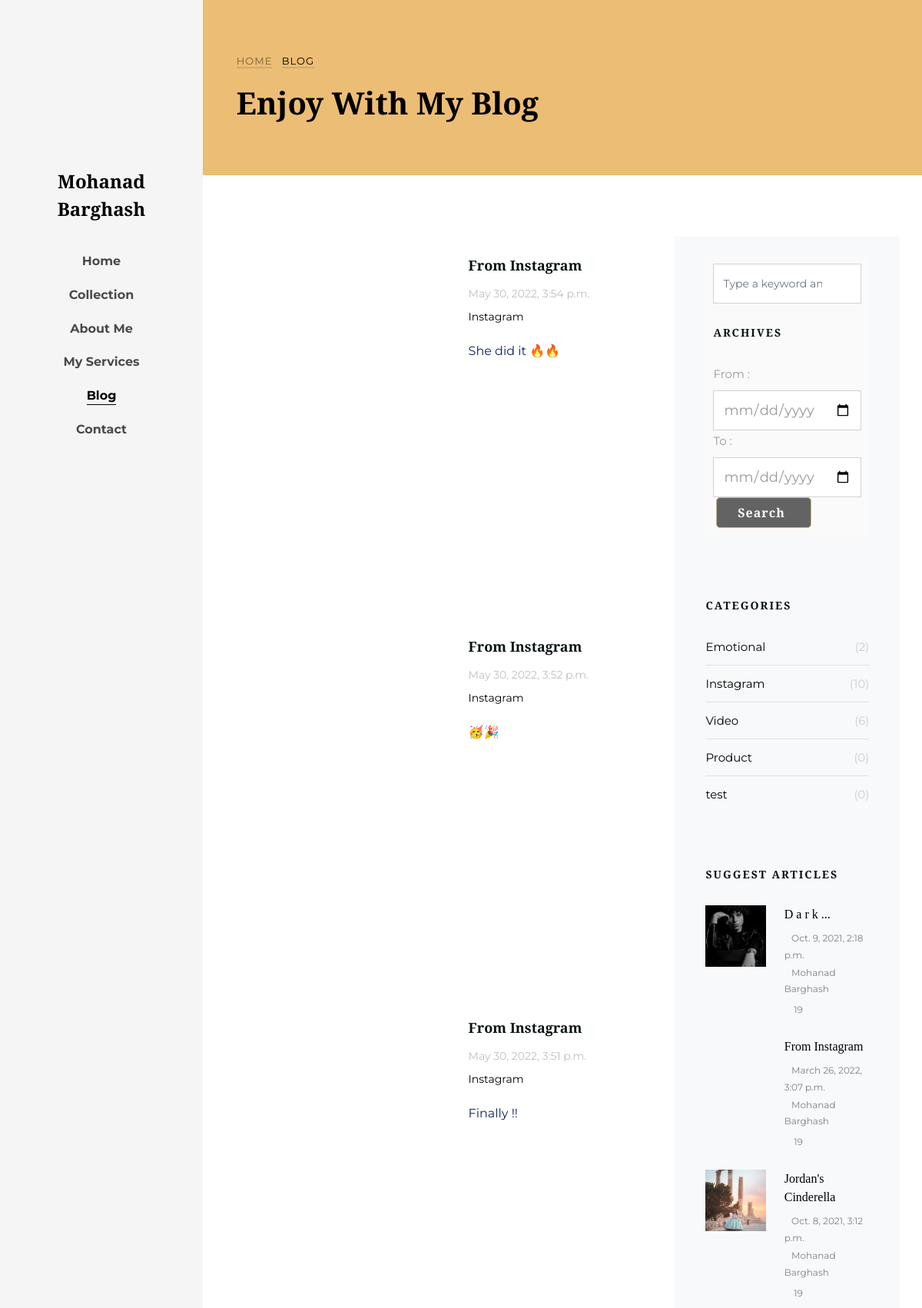
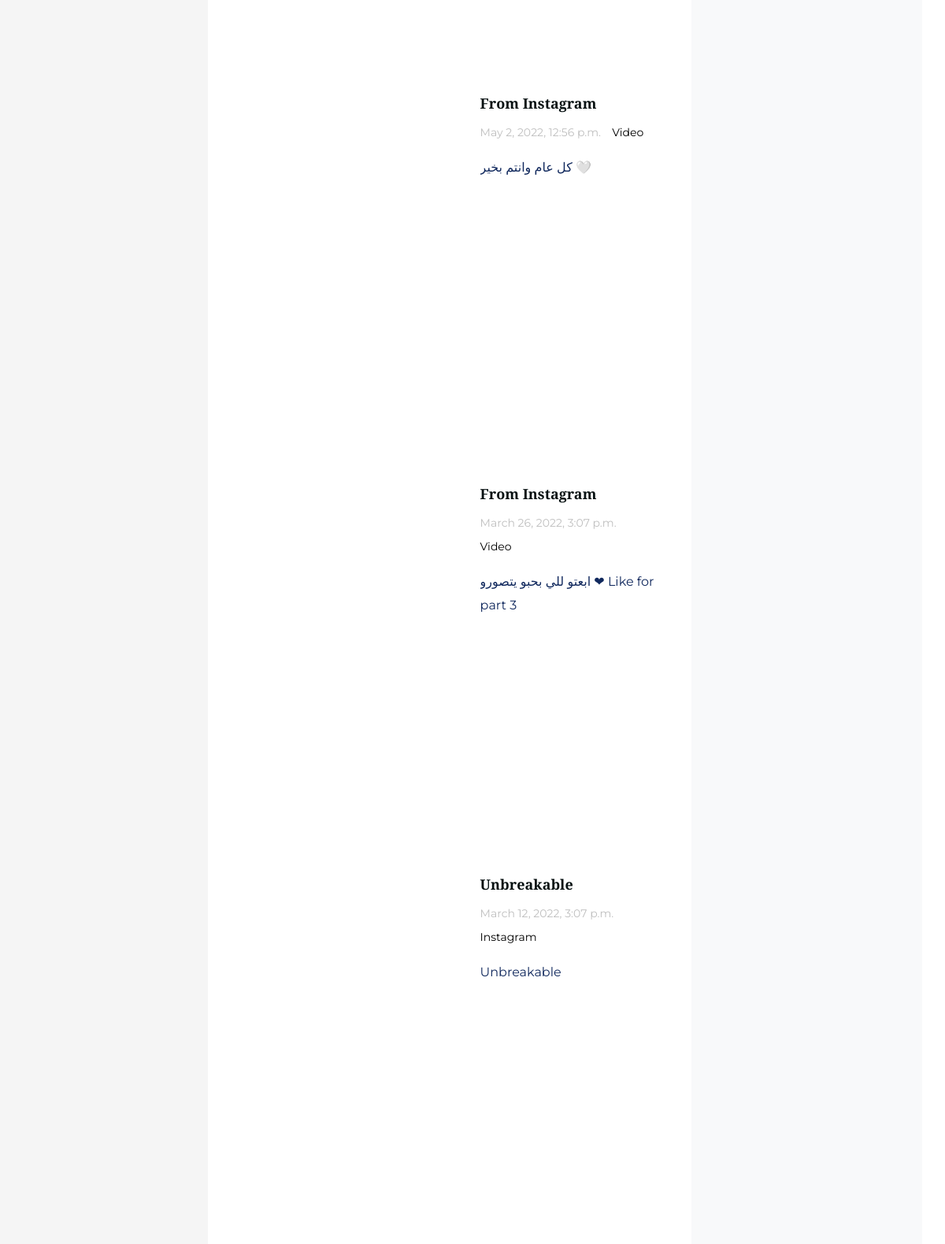
Screenshot of /blog/ (upper part) with the database file from the repository (2 pictures, top to bottom).
### Barghash/models.py (models this page shows, shortened)
class Profile(models.Model):
    name = models.CharField(null=True, blank=True, max_length=1500)
    profile_image = models.ImageField()
    home_first_photo = models.ImageField(null=True, blank=True)
    home_second_photo = models.ImageField(null=True, blank=True)
    email = models.CharField(null=True, blank=True, max_length=1500)
    phone_number = models.CharField(null=True, blank=True, max_length=1500)
    location = models.CharField(null=True, blank=True, max_length=1500)
    twitter = models.CharField(null=True, blank=True, max_length=1500)
    facebook = models.CharField(null=True, blank=True, max_length=1500)
    instagram = models.CharField(null=True, blank=True, max_length=1500)
    paragraph = models.TextField(null=True, blank=True, max_length=1500)
    title = models.CharField(null=True, blank=True, max_length=1500)
    jop = models.CharField(null=True, blank=True, max_length=1500)
    footer = models.TextField(null=True, blank=True, max_length=1500)
    color = ColorField(default='#CCB78F')

class Post(models.Model):
    title = models.CharField(max_length=300, null=True, blank=True)
    image = models.ImageField(null=True, blank=True)
    caption = models.TextField(null=True, blank=True, max_length=1500, default="")
    date = models.DateTimeField(null=True, blank=True)
    category = models.ForeignKey(Category, on_delete=models.SET_NULL, blank=True, null=True)
    archive = models.BooleanField(null=True, blank=True, default=False)
    from_instagram = models.BooleanField(null=True, blank=True, default=False)
    video = models.FileField(upload_to='videos_uploaded', null=True, blank=True,
                             validators=[
                                 FileExtensionValidator(allowed_extensions=['MOV', 'avi', 'mp4', 'webm', 'mkv'])])
    def wordcounter(self):
        if len(self.caption) >= 200:
            return True
        else:
            return False
    def pic(self):
        pic = str(self.image)
        if os.path.exists('static/' + pic.replace('.jpg', '.webp')):
            return pic.replace('.jpg', '.webp')
        else:
            return False
    def videoUrl(self):
        vid = str(self.image)
        if os.path.exists('static/' + vid.replace('.jpg', '.mp4')):
            return vid.replace('.jpg', '.mp4')
        else:
            return False

class Category(models.Model):
    category_name = models.CharField(max_length=300, null=True, blank=True)
    def __str__(self):
        return str(self.category_name)
    def countposts(self):
        count = Post.objects.filter(category=self.id).count()
        return count

### Barghash/views.py (the view)
# urls.py: path('blog/', Blog.as_view(), name='Blog'),
class Blog(View):
    def get(self, request):
        profile = Profile.objects.first()
        if request.user.is_authenticated:
            posts = Post.objects.all().order_by('-date')
        else:
            posts = Post.objects.filter(archive=False).order_by('-date')
        items = list(posts)
        categories = Category.objects.all()
        text = '0'
        return render(request, "blog.html", {
            'main_image': profile.profile_image.url,
            'profile': profile,
            'posts': posts,
            'Suggested_Articles': random.sample(items, 3),
            'categories': categories,
            'search_text': text,
        })

### templates/blog.html (shortened to what this page needs)
{% extends "base.html" %} {% load static %}
{% block extracss %}
<link href="https://maxcdn.bootstrapcdn.com/font-awesome/4.2.0/css/font-awesome.min.css" rel="stylesheet">
{% endblock %}
{% block body %}
	<div id="colorlib-page">
		<div id="colorlib-main">
			<section class="ftco-section ftco-bread">
				<div class="container">
					<div class="row no-gutters slider-text justify-content-center align-items-center">
                        <div class="col-md-8 ftco-animate" style="margin-right: auto;">
                            <p class="breadcrumbs"><span class="mr-2"><a href={% url 'Home' %}>Home</a></span> <span>Blog</span></p>
                            <h1 class="bread">Enjoy With My Blog</h1>
                        </div>
                    </div>
				</div>
			</section>
			<section class="ftco-section">
                <div class="container">
                    <div class="row d-flex">
                        <div class="col-lg-8">
                            <div class="row">
                                {% for post in posts %}
                                    <div class="col-md-12" id="post{{ post.id }}">
                                          <div class="blog-entry ftco-animate d-md-flex">
                                                {% if post.category.category_name != 'Video' %}
                                                  {% if post.pic %}
                                                        <a href="{% static post.pic %}" class="img image-popup d-flex img-2 justify-content-start align-items-end" style="background-image: url({% static post.pic %});">
                                                        </a>
                                                  {% else %}
                                                         <a href="{% static post.image %}" class="img image-popup d-flex img-2 justify-content-start align-items-end" style="background-image: url({% static post.image %});"></a>
                                                  {% endif %}
                                                {% else %}
                                                    {% if  post.videoUrl %}
                                                        <video class="img img-2 vid-blog"  poster="{% static post.image %}" controls style="height:unset;margin-bottom: 40px;" preload="none">
                                                             {% if post.video %}
                                                                     <source src="{{ post.video.url }}"type="video/mp4">
                                                             {% else %}
                                                                     <source src="{% static post.videoUrl %}"type="video/mp4">
                                                             {% endif %}
                                                        </video>
                                                    {% else %}
                                                               <a  href="{% static post.image %}" class="img image-popup d-flex img-2 justify-content-start align-items-end"  style="background-image: url({% static post.image %});"></a>
                                                    {% endif %}
                                                {% endif %}
                                                <div class="text text-2 p-4">
                                                    <h3 class="mb-2">{{ post.title }}</h3>
                                                    <div class="meta-wrap">
                                                        <p class="meta">
                                                            <span>{{ post.date }}</span>
                                                            <span><a href="{% url 'CategoryBlog' post.category.category_name %}">{{ post.category }}</a></span>
                                                        </p>
                                                    </div>
                                                    <div class="textt">
                                                      <p class="mb-4 textt" id="{{ post.id }}">{{post.caption}}</p>
                                                    </div>
                                                </div>
                                          </div>
                                    </div>
                                {% endfor %}
                            </div>
                        </div>
                        <div class="col-lg-4 sidebar ftco-animate bg-light">
                    <div class="sidebar-box">
                      <form action="{% url 'search_results' %}" class="search-form" method="get">
                        <div class="form-group">
                          <span class="icon icon-search"></span>
                          <input type="text" name="q" class="form-control" placeholder="Type a keyword and hit enter">
                        </div>
                          <br>
                            <h3 class="sidebar-heading">Archives</h3>
                          <label>From : </label>
                          <div class="datepicker">
                              <input type="date" name="date_from" class="form-control"  style="color: #999a99 !important;">
                          </div>
                             <label>To : </label>
                          <div class="datepicker">
                              <input type="date" name="date_to" class="form-control" style="color: #999a99 !important;">
                          </div>
                            <button type="submit" class="btn btn-primary btn-sm">Search</button>
                      </form>
                    </div>
                    <div class="sidebar-box ftco-animate">
                        <h3 class="sidebar-heading">Categories</h3>
                      <ul class="categories">
                          {% for category in categories %}
                        <li><a href="{% url 'CategoryBlog' category.category_name %}">{{ category.category_name }} <span>({{ category.countposts }})</span></a></li>
                          {% endfor %}
                      </ul>
                    </div>
                    <div class="sidebar-box ftco-animate">
                      <h3 class="sidebar-heading">Suggest Articles</h3>
                        {% for post in  Suggested_Articles %}
                      <div class="block-21 mb-4 d-flex">
                        {% if post.pic %}
                        <a class="blog-img mr-4" style="background-image: url({% static post.pic %});"></a>
                          {% else %}
                        <a class="blog-img mr-4" style="background-image: url({% static post.image %});"></a>
                          {% endif %}
                        <div class="text">
                          <h3 class="heading"><a href="{% url 'Blog' %}#post{{ post.id }}">{{ post.title }}</a></h3>
                          <div class="meta">
                            <div><a href="#"><span class="icon-calendar"></span>{{ post.date }}</a></div>
                            <div><a href="#"><span class="icon-person"></span>{{ profile.name }}</a></div>
                            <div><a href="#"><span class="icon-chat"></span> 19</a></div>
                          </div>
                        </div>
                      </div>
                        {% endfor %}
                    </div>
                  </div>
                    </div>
                </div>
            </section>
		</div>
	</div>
{% endblock %}

### templates/base.html (shortened to what this page needs)
{% load static %}
<!DOCTYPE html>
<html lang="en" data-ctzscriptallow="true">
<head>
    <link rel="stylesheet" href="{% static 'Barghash/css/animate.css' %}">
    <link rel="stylesheet" href="{% static 'Barghash/css/owl.carousel.min.css' %}">
    <link rel="stylesheet" href="{% static 'Barghash/css/owl.theme.default.min.css' %}">
    <link rel="stylesheet" href="{% static 'Barghash/css/magnific-popup.css' %}">
    <link rel="stylesheet" href="{% static 'Barghash/css/aos.css' %}">
    <link rel="stylesheet" href="{% static 'Barghash/css/icomoon.css' %}">
    <link rel="stylesheet" href="{% static 'Barghash/css/style.css' %}">
    <link rel="stylesheet" href="{% static 'footer/assets/css/style.css' %}">
    {% block extracss %}{% endblock %}
</head>
<body cz-shortcut-listen="true">
<div id="colorlib-page">
		<aside id="colorlib-aside" role="complementary" class="js-fullheight text-center">
			<h1 id="colorlib-logo"><a href={% url 'Home' %}><span class="img" style="background-image: url({{ main_image }});"></span>{{ profile.name }}</a></h1>
			<nav id="colorlib-main-menu" role="navigation">
				<ul>
					<li {% if '/' in  request.get_full_path %} {% endif %} ><a href={% url 'Home' %}>Home</a></li>
					<li {% if 'collection' in  request.get_full_path %} class="colorlib-active" {% endif %} ><a href="{% url 'Collection' %}">Collection</a></li>
					<li {% if 'about' in  request.get_full_path %} class="colorlib-active" {% endif %} ><a href={% url 'About' %}>About Me</a></li>
					<li {% if 'services' in  request.get_full_path %} class="colorlib-active" {% endif %} ><a href={% url 'Services' %}>My Services</a></li>
					<li {% if 'blog' in  request.get_full_path %} class="colorlib-active" {% endif %} ><a href={% url 'Blog' %}>Blog</a></li>
					<li {% if 'contact' in  request.get_full_path %} class="colorlib-active" {% endif %} > <a href={% url 'Contact' %}>Contact</a></li>
				</ul>
			</nav>
		</aside>
{% block body %}{% endblock %}
</div>
</body>
</html>

### static/Barghash/css/icomoon.css (style rules this page uses)
[class*=" icon-"],[class^=icon-] { font-family:icomoon!important;speak:none;font-style:normal;font-weight:400;font-variant:normal;text-transform:none;line-height:1;-webkit-font-smoothing:antialiased;-moz-osx-font-smoothing:grayscale }
.icon-search:before { content:"\f002" }
.icon-calendar:before { content:"\f073" }
.icon-chat:before { content:"\e0b7" }
.icon-person:before { content:"\e7fd" }

### rows the page displays
Profile: name "Mohanad Barghash"
Post: title "From Instagram", date "May 30, 2022, 3:54 p.m.", category "Instagram", caption "She did it 🔥🔥"
Post: title "From Instagram", date "May 30, 2022, 3:52 p.m.", category "Instagram", caption "🥳🎉"
Post: title "From Instagram", date "May 30, 2022, 3:51 p.m.", category "Instagram", caption "Finally !!"
Post: title "From Instagram", date "May 2, 2022, 12:56 p.m.", category "Video", caption "كل عام وانتم بخير 🤍"
Post: title "From Instagram", date "March 26, 2022, 3:07 p.m.", category "Video", caption "ابعتو للي بحبو يتصورو ❤ Like for part 3"
Post: title "Unbreakable", date "March 12, 2022, 3:07 p.m.", category "Instagram", caption "Unbreakable"
Category: category_name "Emotional", countposts "2"
Category: category_name "Instagram", countposts "10"
Category: category_name "Video", countposts "6"
Category: category_name "Product", countposts "0"
Category: category_name "test", countposts "0"
Post: image (picture), title "D a r k ...", date "Oct. 9, 2021, 2:18 p.m."
Post: image (picture), title "Jordan's Cinderella", date "Oct. 8, 2021, 3:12 p.m."
